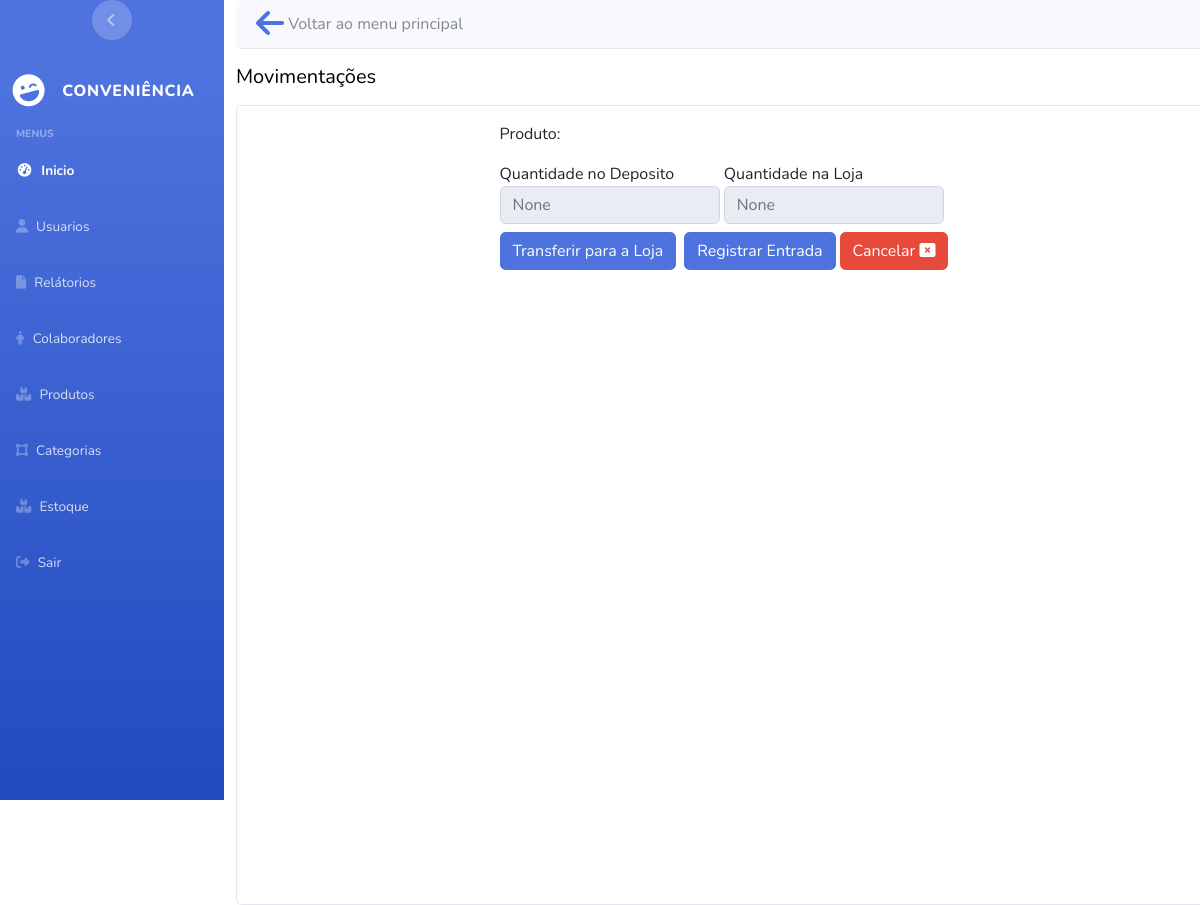
The app's page /product/product_movement/3/ (signed in), older data.
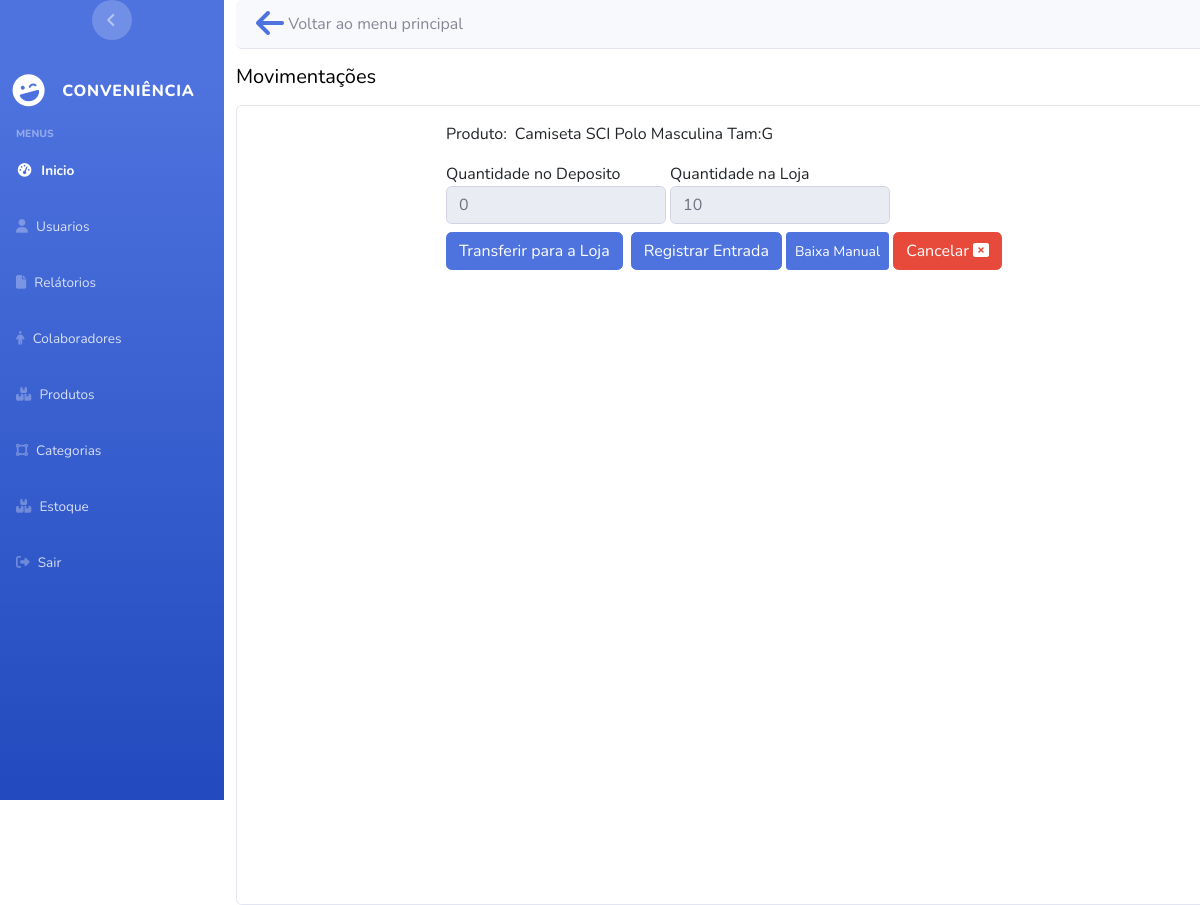
The same page, newer data.
### apps/Product/models.py (models this page shows, shortened)
class Product(models.Model):
    name = models.CharField(max_length=50,unique=True)
    code_bar = models.CharField(max_length=16,unique=True)
    price = models.DecimalField(decimal_places=2,max_digits=5)
    active = models.IntegerField(default=status_type.Ativo ,choices=status_type.choices)
    category = models.ForeignKey(Category,on_delete=models.DO_NOTHING)

### apps/Product/views.py (the view)
# urls.py: path("product_movement/<int:id>/",views.product_movement,name="product_movement"),
@user_passes_test(lambda user: user.is_superuser or user.is_staff,login_url='user:page_not_found')
@login_required(login_url="login_system")
def product_movement(request,id):
    try:
        warehouse_quatity,storeStock_quatity = None, None
        product_category,product_selected = None, None
        if request.method == "GET":
            product_selected = Product.objects.get(id=id)
            storeStock_quatity = StoreStock.objects.get(product=product_selected).stock_quantity
            warehouse_quatity = Warehouse.objects.get(product=product_selected).stock_quantity
            product_category = str(product_selected.category)
    except Exception as e:
        print(f"Exceção lançada ao listar estoques do produto -  {e}")
    return render(request,'product/product movement.html',{
                                                           'product':product_selected,
                                                           'product_category':product_category,
                                                           'warehouse_quatity':warehouse_quatity,
                                                           'storeStock_quatity':storeStock_quatity
                                                          })

### templates/product/product movement.html (shortened to what this page needs)
{% extends 'base.html' %} {% block title %} Cadastro de Produtos {% endblock %}
{% block stylesheets %}{% endblock stylesheets %} {% block content %}
<div class="card-header rounded mb-3">
  <a href="{% url 'product:stock_management'%}">
    <i class="fa-sharp fa-solid fa-arrow-left fa-2xl"></i>
  </a>
  Voltar ao menu principal
</div>
<h5 class="mb-3" style="color: black;">Movimentações</h5>
<div class="card vh-100 d-flex align-items-center ">
  <form method="post">
    <div class="d-flex flex-row mt-3">
      <p>Produto:</p>
      <p class="ms-2">{{product.name}}</p>
    </div>
    <label for="warehouse_quantity">
      Quantidade no Deposito
      <input id="warehouse_quantity" type="text" value="{{ warehouse_quatity }}" class="form-control" disabled="True">
    </label>
    <label for="storeStock_quantity">
      Quantidade na Loja
      <input id="storeStock_quantity" type="text" value="{{ storeStock_quatity }}" class="form-control" disabled="True">
    </label>
    <br />
    <div class="d-flex justify-content-center">
      <input type="button" value="Transferir para a Loja" class="btn btn-primary me-2"
      data-bs-toggle="modal"  data-bs-target="#transfer_to_store" />
      <input type="button" value="Registrar Entrada" class="btn btn-primary"
      data-bs-toggle="modal"  data-bs-target="#entry_stock" />
      {% if product_category == 'Ingressos' or product_category == 'Camisetas' %}
      <input type="button" value="Baixa Manual" class="btn btn-primary btn-sm ms-1"
      data-bs-toggle="modal"  data-bs-target="#manual_destocking" />
      {% endif %}
      <a href="{% url 'product:stock_management'%}" class="btn btn-danger ms-1">
        Cancelar
        <i class="fa-solid fa-rectangle-xmark"></i>
      </a>
    </div>
  </form>
</div>
{% endblock content %} {% block javascripts %}{% endblock javascripts %}

Row changes from the older to the newer data that the page shows:
added Product: name "Camiseta SCI Polo Masculina Tam:G"
Text that changed along with them:
form field warehouse_quatity: "None" → "0"
form field storeStock_quatity: "None" → "10"
form field value: (not shown) → "Baixa Manual"
